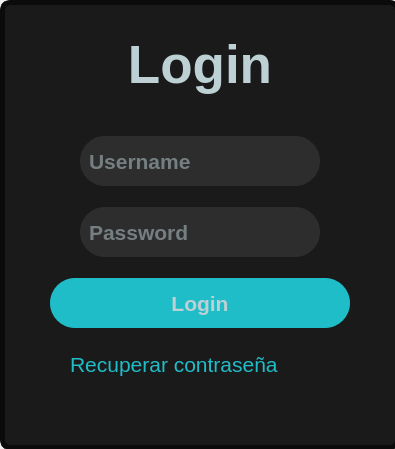
<?xml version="1.0" encoding="UTF-8"?>
<ui version="4.0">
 <class>MainWindow</class>
 <widget class="QMainWindow" name="MainWindow">
  <property name="geometry">
   <rect>
    <x>0</x>
    <y>0</y>
    <width>395</width>
    <height>449</height>
   </rect>
  </property>
  <property name="windowTitle">
   <string>MainWindow</string>
  </property>
  <widget class="QWidget" name="centralwidget">
   <widget class="QFrame" name="background">
    <property name="geometry">
     <rect>
      <x>0</x>
      <y>0</y>
      <width>400</width>
      <height>450</height>
     </rect>
    </property>
    <property name="styleSheet">
     <string notr="true">QFrame{
	background-color: rgb(26,26,26);
	border: 5px solid rgb(11,11,11);
	border-radius: 10px;
}
QLineEdit, QTextEdit{
	border:none;
	background-color: rgb(45, 45, 45);
	border-radius: 25px;
	color: rgb(189, 208, 211);
	text-align:center;
	padding: 7px;
}
QLineEdit:focus{
	border: 3px solid rgb(31,189,200);
}
QPushButton{
	background-color: rgb(31,189,200);
	border-radius: 25px;
	color: rgb(189, 208, 211);
}
QPushButton:pressed{
	border-radius: 25px;
}</string>
    </property>
    <property name="frameShape">
     <enum>QFrame::StyledPanel</enum>
    </property>
    <property name="frameShadow">
     <enum>QFrame::Raised</enum>
    </property>
    <layout class="QVBoxLayout" name="verticalLayout">
     <property name="spacing">
      <number>20</number>
     </property>
     <property name="bottomMargin">
      <number>9</number>
     </property>
     <item>
      <widget class="QLabel" name="title">
       <property name="maximumSize">
        <size>
         <width>16777215</width>
         <height>100</height>
        </size>
       </property>
       <property name="font">
        <font>
         <pointsize>40</pointsize>
         <weight>75</weight>
         <bold>true</bold>
        </font>
       </property>
       <property name="styleSheet">
        <string notr="true">color: rgb(189, 208, 211);
border: none;</string>
       </property>
       <property name="text">
        <string>Login</string>
       </property>
       <property name="alignment">
        <set>Qt::AlignCenter</set>
       </property>
      </widget>
     </item>
     <item alignment="Qt::AlignHCenter">
      <widget class="QLineEdit" name="username">
       <property name="minimumSize">
        <size>
         <width>240</width>
         <height>50</height>
        </size>
       </property>
       <property name="maximumSize">
        <size>
         <width>240</width>
         <height>16777215</height>
        </size>
       </property>
       <property name="font">
        <font>
         <pointsize>16</pointsize>
         <weight>75</weight>
         <bold>true</bold>
        </font>
       </property>
       <property name="text">
        <string/>
       </property>
       <property name="placeholderText">
        <string>Username</string>
       </property>
      </widget>
     </item>
     <item alignment="Qt::AlignHCenter">
      <widget class="QLineEdit" name="password">
       <property name="minimumSize">
        <size>
         <width>240</width>
         <height>50</height>
        </size>
       </property>
       <property name="maximumSize">
        <size>
         <width>240</width>
         <height>16777215</height>
        </size>
       </property>
       <property name="font">
        <font>
         <pointsize>16</pointsize>
         <weight>75</weight>
         <bold>true</bold>
        </font>
       </property>
       <property name="text">
        <string/>
       </property>
       <property name="echoMode">
        <enum>QLineEdit::Password</enum>
       </property>
       <property name="placeholderText">
        <string>Password</string>
       </property>
      </widget>
     </item>
     <item alignment="Qt::AlignHCenter">
      <widget class="QPushButton" name="login_button">
       <property name="minimumSize">
        <size>
         <width>300</width>
         <height>50</height>
        </size>
       </property>
       <property name="maximumSize">
        <size>
         <width>16777215</width>
         <height>50</height>
        </size>
       </property>
       <property name="font">
        <font>
         <pointsize>16</pointsize>
         <weight>75</weight>
         <bold>true</bold>
        </font>
       </property>
       <property name="text">
        <string>Login</string>
       </property>
      </widget>
     </item>
     <item alignment="Qt::AlignHCenter">
      <widget class="QLabel" name="recover_password">
       <property name="minimumSize">
        <size>
         <width>260</width>
         <height>0</height>
        </size>
       </property>
       <property name="maximumSize">
        <size>
         <width>260</width>
         <height>30</height>
        </size>
       </property>
       <property name="font">
        <font>
         <pointsize>16</pointsize>
        </font>
       </property>
       <property name="styleSheet">
        <string notr="true">border: none;
color: rgb(31,189,200);</string>
       </property>
       <property name="text">
        <string>Recuperar contraseña</string>
       </property>
      </widget>
     </item>
     <item>
      <widget class="QLabel" name="info">
       <property name="maximumSize">
        <size>
         <width>16777215</width>
         <height>30</height>
        </size>
       </property>
       <property name="font">
        <font>
         <pointsize>12</pointsize>
        </font>
       </property>
       <property name="styleSheet">
        <string notr="true">border: none;
color: rgb(255,0,0);</string>
       </property>
       <property name="text">
        <string/>
       </property>
      </widget>
     </item>
    </layout>
   </widget>
  </widget>
 </widget>
 <resources/>
 <connections/>
</ui>
